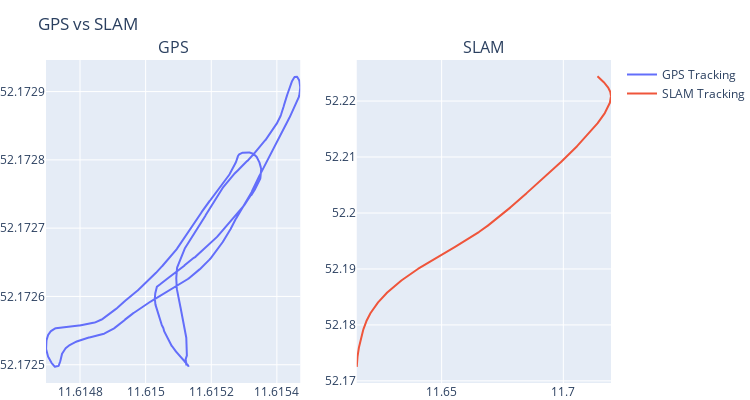

Notebook code for this chart:
### Code cell
import plotly.graph_objs as go
from plotly.subplots import make_subplots
import plotly.offline as py
import numpy as np
import pandas as pd

# Read data from file
gps_data = "/mnt/hdd02/ba_copter_videos/Flight_05/DJIFlightRecord_2024-04-12_[18-34-58].csv"
# File name of trajectory data
slam_data = '/home/bastian/uni/visual_odometry_playground/orb_slam3/orb_slam3_ws/CameraTrajectory.csv'

######################## GPS PLOT ########################

data = pd.read_csv(gps_data)
# print(data.columns)

# Extracting data
latitude = data["OSD.latitude"]
longitude = data["OSD.longitude"]

# Create subplot
fig = make_subplots(rows=1, cols=2, subplot_titles=['GPS', 'SLAM'])

# Add trace for trajectory
fig.add_trace(go.Scatter(
    x=longitude,
    y=latitude,
    mode='lines', name='GPS Tracking'
), row=1, col=1)

######################## SLAM PLOT ########################

# Lists for delta values
cam_delta_twb_x = []
cam_delta_twb_y = []

# Read trajectory data and store delta values in lists
with open(slam_data, 'r') as f:
    for line in f:
        parts = line.split()
        cam_delta_twb_x.append(float(parts[1]))
        cam_delta_twb_y.append(-float(parts[2]))

slam_layout = dict(title='SLAM',
                   xaxis=dict(title='X'),
                   yaxis=dict(title='Y'),
                   margin=dict(l=0, r=0, t=30, b=0))

lon = [longitude[0]]
lat = [latitude[0]]
scale = 0.000001

for i in range(len(cam_delta_twb_x)):
    if i == 0:
        continue
    lon.append(lon[i-1] + (scale * cam_delta_twb_x[i]))
    lat.append(lat[i-1] + (scale * cam_delta_twb_y[i]))

# Add plot
fig.add_trace(go.Scatter(
    x=lon,
    y=lat,
    mode='lines', name='SLAM Tracking'
), row=1, col=2)

fig.update_layout(title='GPS vs SLAM',
                  width=750,
                  height=400,
                  margin=dict(l=0, r=0, t=60, b=0))

py.iplot(fig)

print("SLAM Points : " + str(len(slam_data)))
print("GPS  Points : " + str(len(gps_data)))

### Figure 1 — Plotly figure (JSON) as saved in the notebook; plotly's stock layout.template omitted (floating-point values rounded to 4 significant figures; data arrays with more than 128 entries replaced by an {"elided": "..."} marker saying what was removed)
{"data": [{"mode": "lines", "name": "GPS Tracking", "type": "scatter", "x": {"elided": "1933 float values"}, "xaxis": "x", "y": {"elided": "1933 float values"}, "yaxis": "y"}, {"mode": "lines", "name": "SLAM Tracking", "type": "scatter", "x": {"elided": "7202 float values"}, "xaxis": "x2", "y": {"elided": "7202 float values"}, "yaxis": "y2"}], "layout": {"annotations": [{"font": {"size": 16}, "showarrow": false, "text": "GPS", "x": 0.225, "xanchor": "center", "xref": "paper", "y": 1, "yanchor": "bottom", "yref": "paper"}, {"font": {"size": 16}, "showarrow": false, "text": "SLAM", "x": 0.775, "xanchor": "center", "xref": "paper", "y": 1, "yanchor": "bottom", "yref": "paper"}], "height": 400, "margin": {"b": 0, "l": 0, "r": 0, "t": 60}, "title": {"text": "GPS vs SLAM"}, "width": 750, "xaxis": {"anchor": "y", "autorange": true, "domain": [0, 0.45], "range": [11.61, 11.62], "type": "linear"}, "xaxis2": {"anchor": "y2", "autorange": true, "domain": [0.55, 1], "range": [11.62, 11.72], "type": "linear"}, "yaxis": {"anchor": "x", "autorange": true, "domain": [0, 1], "range": [52.17, 52.17], "type": "linear"}, "yaxis2": {"anchor": "x2", "autorange": true, "domain": [0, 1], "range": [52.17, 52.23], "type": "linear"}}}
